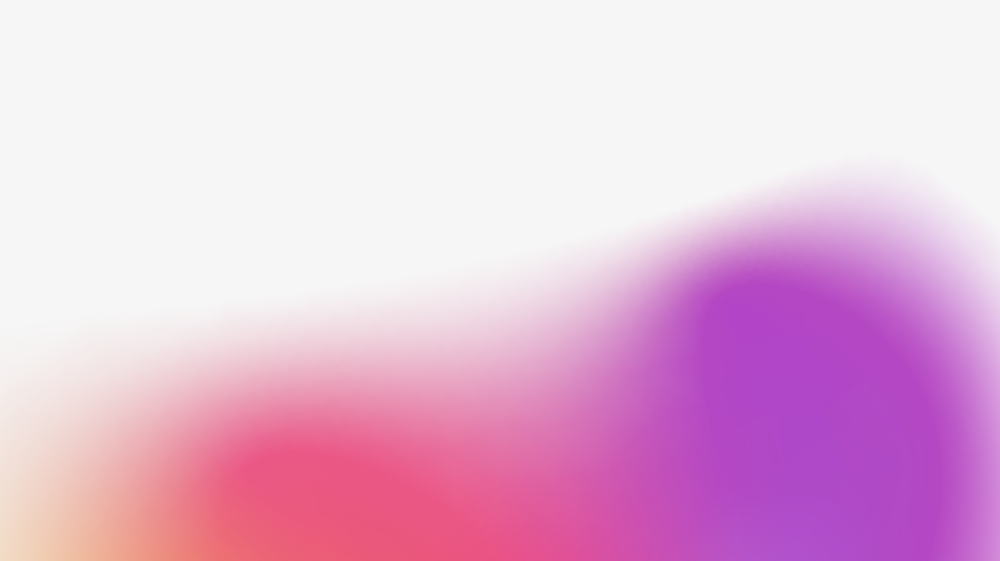
#> input picture dashboard page.png, 2000 x 1122 px (shown at 1/2 size)
$ python -i image_processor.py   (imports and definitions only)
#> lines starting #> are read from the running program, lines starting #| are printed output that depends on the picture
### services/core/logger.py
"""
日志配置模块 - 统一的日志管理
"""
import logging
import sys
from pathlib import Path
from logging.handlers import RotatingFileHandler


def setup_logger(name: str = "rag_system", log_level: str = "INFO") -> logging.Logger:
    """
    配置并返回日志记录器

    Args:
        name: 日志记录器名称
        log_level: 日志级别 (DEBUG, INFO, WARNING, ERROR, CRITICAL)

    Returns:
        配置好的日志记录器
    """
    logger = logging.getLogger(name)
    logger.setLevel(getattr(logging, log_level.upper(), logging.INFO))

    # 避免重复添加handler
    if logger.handlers:
        return logger

    # 日志格式
    formatter = logging.Formatter(
        '%(asctime)s - %(name)s - %(levelname)s - %(message)s',
        datefmt='%Y-%m-%d %H:%M:%S'
    )

    # 控制台输出（标准输出）
    console_handler = logging.StreamHandler(sys.stdout)
    console_handler.setLevel(logging.INFO)
    console_handler.setFormatter(formatter)
    logger.addHandler(console_handler)

    # 文件输出（带轮转，避免日志文件过大）
    # 获取项目根目录（向上两级：core -> services -> project_root）
    project_root = Path(__file__).parent.parent.parent
    log_dir = project_root / "logs"
    log_dir.mkdir(exist_ok=True)
    log_file = log_dir / f"{name}.log"

    file_handler = RotatingFileHandler(
        log_file,
        maxBytes=10 * 1024 * 1024,  # 10MB
        backupCount=5,  # 保留5个备份文件
        encoding='utf-8'
    )
    file_handler.setLevel(logging.DEBUG)  # 文件记录更详细的信息
    file_handler.setFormatter(formatter)
    logger.addHandler(file_handler)

    return logger


# 全局日志记录器实例
logger = setup_logger("rag_system", "INFO")

### services/vision/image_processor.py
#!/usr/bin/env python
# -*- coding: utf-8 -*-
"""
图片预处理服务
提供图片格式转换、压缩、OCR等功能
"""
import base64
import io
import hashlib
from typing import Dict, Any, Optional, Tuple
from PIL import Image, ImageEnhance
from services.core import logger


class ImageProcessor:
    """
    图片处理器

    功能：
    1. 格式转换和验证
    2. 图片压缩和优化
    3. 图片增强（对比度、锐化等）
    4. 生成图片哈希（去重）
    """

    def __init__(self):
        self.supported_formats = ['JPEG', 'PNG', 'GIF', 'WEBP', 'BMP']
        self.max_size = 10 * 1024 * 1024  # 10MB
        self.default_quality = 85

    # [121 lines left out: functions decode_base64_image, encode_image_to_base64, resize_image, not called in this run]

    def enhance_image(
        self,
        image: Image.Image,
        contrast: float = 1.2,
        sharpness: float = 1.1,
        brightness: float = 1.0
    ) -> Image.Image:
        """
        增强图片（提高OCR准确度）

        Args:
            image: PIL Image对象
            contrast: 对比度（1.0=不变）
            sharpness: 锐度（1.0=不变）
            brightness: 亮度（1.0=不变）

        Returns:
            增强后的图片
        """
        try:
            # 对比度
            if contrast != 1.0:
                enhancer = ImageEnhance.Contrast(image)
                image = enhancer.enhance(contrast)

            # 锐度
            if sharpness != 1.0:
                enhancer = ImageEnhance.Sharpness(image)
                image = enhancer.enhance(sharpness)

            # 亮度
            if brightness != 1.0:
                enhancer = ImageEnhance.Brightness(image)
                image = enhancer.enhance(brightness)

            logger.info("图片已增强（对比度/锐度/亮度）")
            return image

        except Exception as e:
            logger.error(f"图片增强失败: {e}")
            return image  # 返回原图

    # [23 lines left out: function calculate_image_hash, not called in this run]

    def prepare_for_ocr(self, image: Image.Image) -> Image.Image:
        """
        为OCR准备图片（预处理）

        Args:
            image: PIL Image对象

        Returns:
            预处理后的图片
        """
        # 转换为灰度图
        if image.mode != 'L':
            image = image.convert('L')

        # 增强对比度和锐度
        image = self.enhance_image(
            image,
            contrast=1.5,
            sharpness=1.3,
            brightness=1.1
        )

        logger.info("图片已预处理（OCR优化）")
        return image

    # [68 lines left out: functions get_image_info, process_image, not called in this run]


# 全局单例
_image_processor = None

# [6 lines left out: function get_image_processor, not called in this run]

>>> from PIL import Image
>>> picture = Image.open('../../dashboard page.png')
#> picture is the input picture: PIL image 2000x1122 RGBA; mean R, G, B, A 229.9, 186.1, 217, 255
>>> result = ImageProcessor().prepare_for_ocr(picture)
#> in prepare_for_ocr, `image = image.convert('L')`:
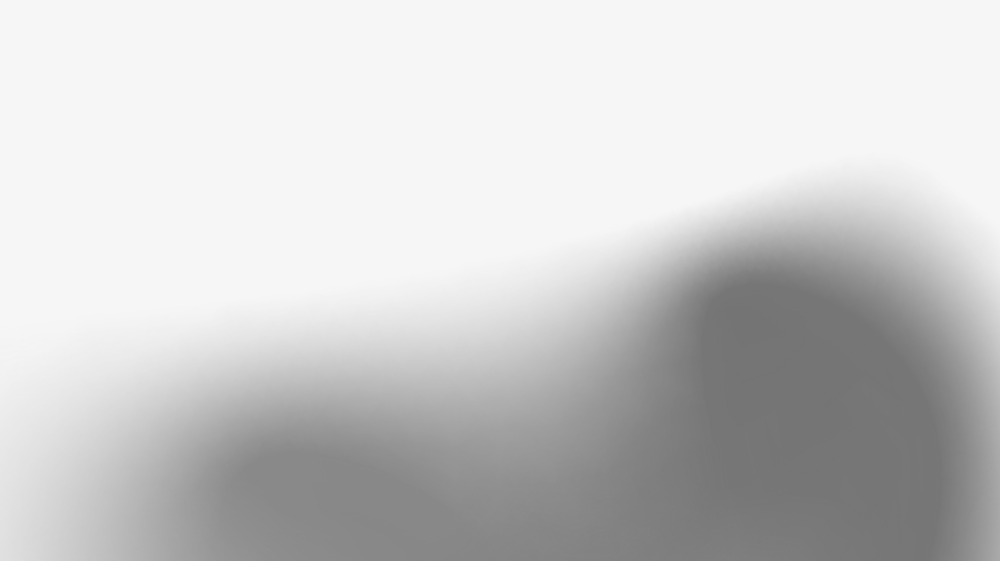
#> image: PIL image 2000x1122 L (shown at 1/2 size); min 115, max 246, mean 202.7
#> in enhance_image, `image = enhancer.enhance(contrast)`:
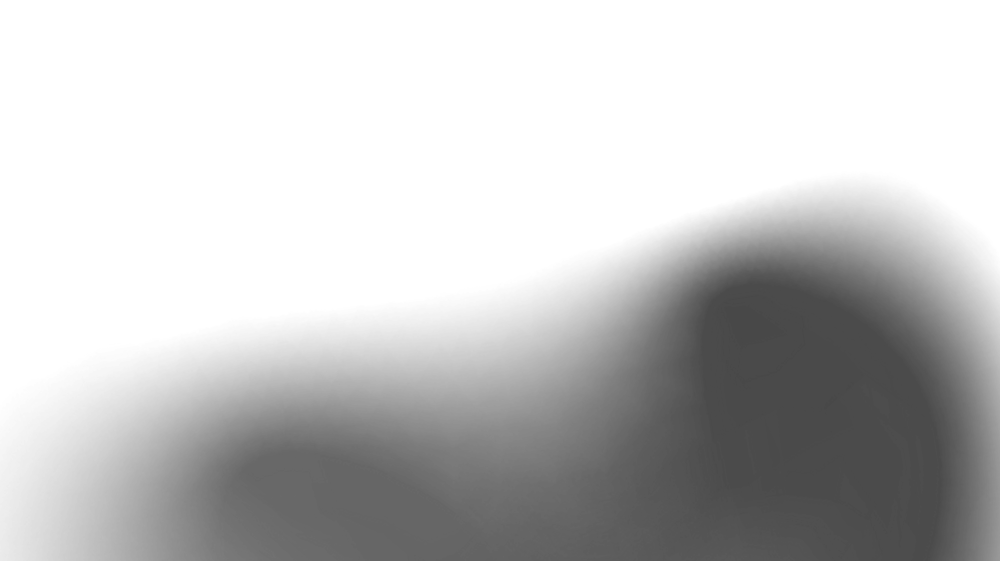
#> image: PIL image 2000x1122 L (shown at 1/2 size); min 71, max 255, mean 196.7
#> in enhance_image, `image = enhancer.enhance(brightness)`:
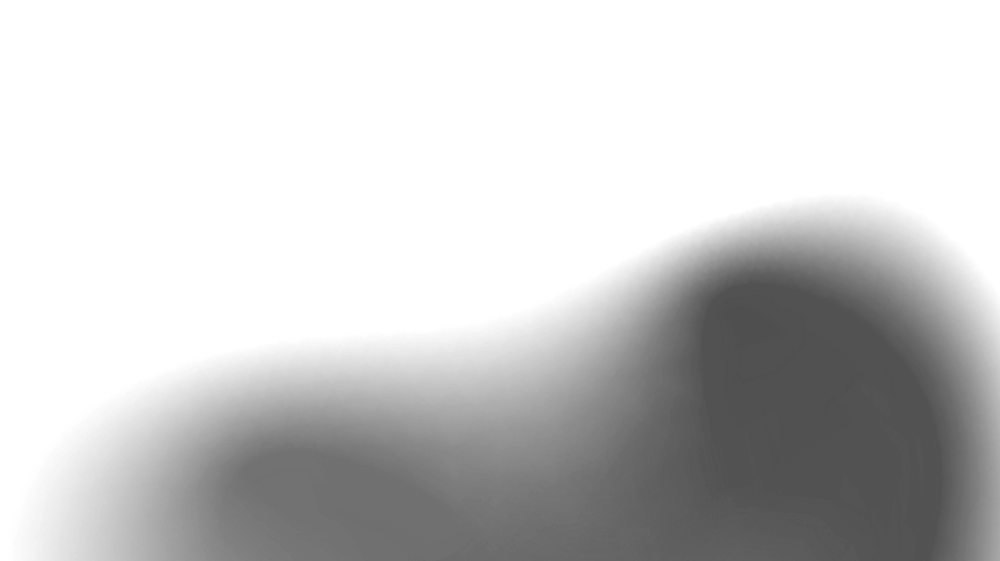
#> image: PIL image 2000x1122 L (shown at 1/2 size); min 77, max 255, mean 203.1
